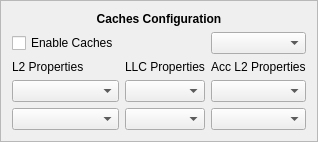
            <widget class="QFrame" name="frame_caches">
             <property name="enabled">
              <bool>true</bool>
             </property>
             <property name="sizePolicy">
              <sizepolicy hsizetype="Minimum" vsizetype="Minimum">
               <horstretch>0</horstretch>
               <verstretch>0</verstretch>
              </sizepolicy>
             </property>
             <property name="frameShape">
              <enum>QFrame::StyledPanel</enum>
             </property>
             <property name="frameShadow">
              <enum>QFrame::Raised</enum>
             </property>
             <layout class="QGridLayout" name="gridLayout">
              <item row="7" column="1">
               <widget class="QComboBox" name="combo_llc_ways"/>
              </item>
              <item row="0" column="0" colspan="3">
               <widget class="QLabel" name="label_10">
                <property name="sizePolicy">
                 <sizepolicy hsizetype="Preferred" vsizetype="Fixed">
                  <horstretch>0</horstretch>
                  <verstretch>0</verstretch>
                 </sizepolicy>
                </property>
                <property name="minimumSize">
                 <size>
                  <width>0</width>
                  <height>0</height>
                 </size>
                </property>
                <property name="font">
                 <font>
                  <weight>75</weight>
                  <bold>true</bold>
                 </font>
                </property>
                <property name="text">
                 <string>Caches Configuration</string>
                </property>
                <property name="alignment">
                 <set>Qt::AlignCenter</set>
                </property>
               </widget>
              </item>
              <item row="7" column="0">
               <widget class="QComboBox" name="combo_l2_ways"/>
              </item>
              <item row="2" column="0">
               <widget class="QCheckBox" name="checkBox_caches">
                <property name="minimumSize">
                 <size>
                  <width>0</width>
                  <height>10</height>
                 </size>
                </property>
                <property name="text">
                 <string>Enable Caches</string>
                </property>
                <property name="iconSize">
                 <size>
                  <width>10</width>
                  <height>10</height>
                 </size>
                </property>
               </widget>
              </item>
              <item row="7" column="2">
               <widget class="QComboBox" name="combo_al2_ways"/>
              </item>
              <item row="2" column="2">
               <widget class="QComboBox" name="combo_implem"/>
              </item>
              <item row="8" column="0">
               <widget class="QComboBox" name="combo_l2_sets"/>
              </item>
              <item row="8" column="2">
               <widget class="QComboBox" name="combo_al2_sets"/>
              </item>
              <item row="8" column="1">
               <widget class="QComboBox" name="combo_llc_sets"/>
              </item>
              <item row="6" column="1">
               <widget class="QLabel" name="label_11">
                <property name="enabled">
                 <bool>true</bool>
                </property>
                <property name="sizePolicy">
                 <sizepolicy hsizetype="Preferred" vsizetype="Minimum">
                  <horstretch>0</horstretch>
                  <verstretch>0</verstretch>
                 </sizepolicy>
                </property>
                <property name="minimumSize">
                 <size>
                  <width>0</width>
                  <height>2</height>
                 </size>
                </property>
                <property name="text">
                 <string>LLC Properties</string>
                </property>
                <property name="textFormat">
                 <enum>Qt::AutoText</enum>
                </property>
                <property name="scaledContents">
                 <bool>false</bool>
                </property>
                <property name="margin">
                 <number>0</number>
                </property>
               </widget>
              </item>
              <item row="6" column="2">
               <widget class="QLabel" name="label_12">
                <property name="enabled">
                 <bool>true</bool>
                </property>
                <property name="sizePolicy">
                 <sizepolicy hsizetype="Preferred" vsizetype="Minimum">
                  <horstretch>0</horstretch>
                  <verstretch>0</verstretch>
                 </sizepolicy>
                </property>
                <property name="minimumSize">
                 <size>
                  <width>0</width>
                  <height>0</height>
                 </size>
                </property>
                <property name="text">
                 <string>Acc L2 Properties</string>
                </property>
                <property name="textFormat">
                 <enum>Qt::AutoText</enum>
                </property>
                <property name="scaledContents">
                 <bool>false</bool>
                </property>
                <property name="margin">
                 <number>0</number>
                </property>
               </widget>
              </item>
              <item row="6" column="0">
               <widget class="QLabel" name="label">
                <property name="enabled">
                 <bool>true</bool>
                </property>
                <property name="sizePolicy">
                 <sizepolicy hsizetype="Preferred" vsizetype="Minimum">
                  <horstretch>0</horstretch>
                  <verstretch>0</verstretch>
                 </sizepolicy>
                </property>
                <property name="minimumSize">
                 <size>
                  <width>0</width>
                  <height>0</height>
                 </size>
                </property>
                <property name="text">
                 <string>L2 Properties</string>
                </property>
                <property name="textFormat">
                 <enum>Qt::AutoText</enum>
                </property>
                <property name="scaledContents">
                 <bool>false</bool>
                </property>
                <property name="margin">
                 <number>0</number>
                </property>
               </widget>
              </item>
             </layout>
            </widget>
